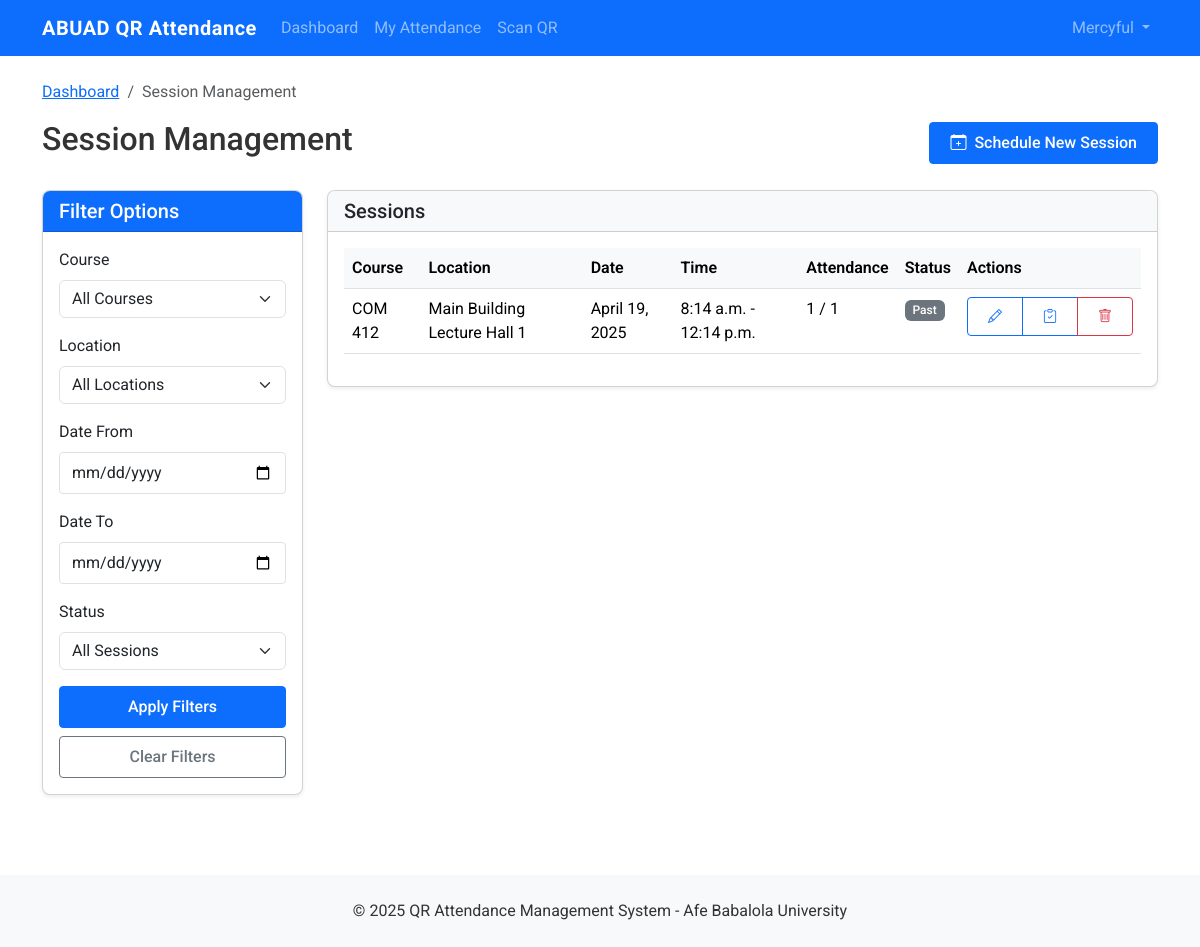
The page /session/manage/ (signed in) on the database its author committed.
### accounts/models.py (models this page shows, shortened)
class User(AbstractUser):
    USER_TYPE_CHOICES = (
        ('admin', 'Admin'),
        ('lecturer', 'Lecturer'),
        ('student', 'Student'),
    )
    user_type = models.CharField(max_length=10, choices=USER_TYPE_CHOICES, default='student')
    department = models.CharField(max_length=100, blank=True, null=True)
    matric_number = models.CharField(max_length=20, blank=True, null=True)
    profile_picture = models.ImageField(upload_to='profile_pics/', blank=True, null=True)

### core/models.py (models this page shows, shortened)
class Session(models.Model):
    course = models.ForeignKey(Course, on_delete=models.CASCADE, related_name='sessions')
    location = models.ForeignKey(Location, on_delete=models.CASCADE)
    date = models.DateField()
    start_time = models.TimeField()
    end_time = models.TimeField()
    is_active = models.BooleanField(default=False)
    class Meta:
        ordering = ['-date', 'start_time']

class Course(models.Model):
    code = models.CharField(max_length=20, unique=True)
    title = models.CharField(max_length=200)
    description = models.TextField(blank=True, null=True)
    lecturer = models.ForeignKey(
        settings.AUTH_USER_MODEL,
        on_delete=models.CASCADE,
        related_name='courses',
        limit_choices_to={'user_type': 'lecturer'}
    )
    students = models.ManyToManyField(
        settings.AUTH_USER_MODEL,
        related_name='enrolled_courses',
        limit_choices_to={'user_type': 'student'},
        blank=True
    )
    created_at = models.DateTimeField(auto_now_add=True)
    updated_at = models.DateTimeField(auto_now=True)
    is_active = models.BooleanField(default=True)  # Add this line
    class Meta:
        ordering = ['code']

class Location(models.Model):
    name = models.CharField(max_length=100)
    building = models.CharField(max_length=100)
    room_number = models.CharField(max_length=20, blank=True, null=True)
    latitude = models.DecimalField(max_digits=9, decimal_places=6)
    longitude = models.DecimalField(max_digits=9, decimal_places=6)
    radius = models.IntegerField(default=50, help_text="Radius in meters for geofencing")
    created_at = models.DateTimeField(auto_now_add=True)
    is_active = models.BooleanField(default=True)
    class Meta:
        unique_together = ['building', 'room_number']

### core/view_management.py (the view, shortened to what this page needs)
# urls.py: path('session/manage/', views.session_management, name='session_management'),
@login_required
def session_management(request):
    selected_course = request.GET.get('course', '')
    selected_location = request.GET.get('location', '')
    date_from = request.GET.get('date_from', '')
    date_to = request.GET.get('date_to', '')
    status = request.GET.get('status', '')
    if request.user.user_type == 'lecturer':
        courses = Course.objects.filter(lecturer=request.user, is_active=True)
    else:
        courses = Course.objects.filter(is_active=True)
    locations = Location.objects.filter(is_active=True)
    sessions = Session.objects.select_related('course', 'location').annotate(
        attendance_count=Count('attendances')
    )
    if selected_course:
        sessions = sessions.filter(course_id=selected_course)
    if selected_location:
        sessions = sessions.filter(location_id=selected_location)
    if date_from:
        try:
            date_from_obj = datetime.strptime(date_from, '%Y-%m-%d').date()
            sessions = sessions.filter(date__gte=date_from_obj)
        except ValueError:
            pass
    if date_to:
        try:
            date_to_obj = datetime.strptime(date_to, '%Y-%m-%d').date()
            sessions = sessions.filter(date__lte=date_to_obj)
        except ValueError:
            pass
    today = timezone.now().date()
    now = timezone.now().time()
    if status == 'active':
        sessions = sessions.filter(is_active=True)
    elif status == 'inactive':
        sessions = sessions.filter(is_active=False)
    elif status == 'upcoming':
        sessions = sessions.filter(
            is_active=True,
            date__gt=today
        ).filter(
            Q(date=today, start_time__gt=now) | Q(date__gt=today))
    elif status == 'past':
        sessions = sessions.filter(
            Q(date__lt=today) | Q(date=today, end_time__lt=now)
        )
    sessions = sessions.order_by('-date', 'start_time')
    paginator = Paginator(sessions, 25)  # Show 25 sessions per page
    page_number = request.GET.get('page')
    page_obj = paginator.get_page(page_number)
    for session in page_obj:
        session.is_upcoming = session.date > today or (session.date == today and session.start_time > now)
        session.is_ongoing = (
            session.date == today and
            session.start_time <= now <= session.end_time
        )
    context = {
        'courses': courses,
        'locations': locations,
        'active_locations': Location.objects.filter(is_active=True),
        'sessions': page_obj,
        'page_obj': page_obj,
        'is_paginated': page_obj.has_other_pages(),
        'selected_course': int(selected_course) if selected_course else '',
        'selected_location': int(selected_location) if selected_location else '',
        'date_from': date_from,
        'date_to': date_to,
        'status': status,
    }
    return render(request, 'core/management/session_management.html', context)

### templates/core/management/session_management.html (shortened to what this page needs)
{% extends 'base.html' %}
{% load django_bootstrap5 %}
{% block content %}
<div class="row">
    <div class="col-md-12 mb-4">
        <nav aria-label="breadcrumb">
            <ol class="breadcrumb">
                <li class="breadcrumb-item"><a href="{% url 'dashboard' %}">Dashboard</a></li>
                <li class="breadcrumb-item active" aria-current="page">Session Management</li>
            </ol>
        </nav>
        <div class="d-flex justify-content-between align-items-center">
            <h2>Session Management</h2>
            <div>
                <button type="button" class="btn btn-primary" data-bs-toggle="modal" data-bs-target="#createSessionModal">
                    <i class="bi bi-calendar-plus me-1"></i> Schedule New Session
                </button>
            </div>
        </div>
    </div>
</div>
<div class="row">
    <div class="col-md-3 mb-4">
        <div class="card shadow-sm">
            <div class="card-header bg-primary text-white">
                <h5 class="mb-0">Filter Options</h5>
            </div>
            <div class="card-body">
                <form method="get" action="{% url 'session_management' %}">
                    <div class="mb-3">
                        <label for="course" class="form-label">Course</label>
                        <select class="form-select" id="course" name="course">
                            <option value="">All Courses</option>
                        </select>
                    </div>
                    <div class="mb-3">
                        <label for="location" class="form-label">Location</label>
                        <select class="form-select" id="location" name="location">
                            <option value="">All Locations</option>
                        </select>
                    </div>
                    <div class="mb-3">
                        <label for="date_from" class="form-label">Date From</label>
                        <input type="date" class="form-control" id="date_from" name="date_from" value="{{ date_from|date:'Y-m-d' }}">
                    </div>
                    <div class="mb-3">
                        <label for="date_to" class="form-label">Date To</label>
                        <input type="date" class="form-control" id="date_to" name="date_to" value="{{ date_to|date:'Y-m-d' }}">
                    </div>
                    <div class="mb-3">
                        <label for="status" class="form-label">Status</label>
                        <select class="form-select" id="status" name="status">
                            <option value="">All Sessions</option>
                        </select>
                    </div>
                    <div class="d-grid gap-2">
                        <button type="submit" class="btn btn-primary">Apply Filters</button>
                        <a href="{% url 'session_management' %}" class="btn btn-outline-secondary">Clear Filters</a>
                    </div>
                </form>
            </div>
        </div>
    </div>
    <div class="col-md-9 mb-4">
        <div class="card shadow-sm">
            <div class="card-header bg-light">
                <h5 class="mb-0">Sessions</h5>
            </div>
            <div class="card-body">
                {% if sessions %}
                    <div class="table-responsive">
                        <table class="table table-hover">
                            <thead>
                                <tr>
                                    <th>Course</th>
                                    <th>Location</th>
                                    <th>Date</th>
                                    <th>Time</th>
                                    <th>Attendance</th>
                                    <th>Status</th>
                                    <th>Actions</th>
                                </tr>
                            </thead>
                            <tbody>
                                {% for session in sessions %}
                                <tr>
                                    <td>{{ session.course.code }}</td>
                                    <td>{{ session.location.name }}</td>
                                    <td>{{ session.date }}</td>
                                    <td>{{ session.start_time }} - {{ session.end_time }}</td>
                                    <td>{{ session.attendance_count }} / {{ session.course.students.count }}</td>
                                    <td>
                                        {% if session.is_active %}
                                            {% if session.is_upcoming %}
                                                <span class="badge bg-info">Upcoming</span>
                                            {% elif session.is_ongoing %}
                                                <span class="badge bg-success">Ongoing</span>
                                            {% else %}
                                                <span class="badge bg-secondary">Past</span>
                                            {% endif %}
                                        {% else %}
                                            <span class="badge bg-danger">Cancelled</span>
                                        {% endif %}
                                    </td>
                                    <td>
                                        <div class="btn-group btn-group-sm" role="group">
                                            <button type="button" class="btn btn-outline-primary edit-session-btn"
                                                    data-bs-toggle="modal" data-bs-target="#editSessionModal"
                                                    data-session-id="{{ session.id }}"
                                                    data-course-id="{{ session.course.id }}"
                                                    data-location-id="{{ session.location.id }}"
                                                    data-date="{{ session.date|date:'Y-m-d' }}"
                                                    data-start-time="{{ session.start_time|time:'H:i' }}"
                                                    data-end-time="{{ session.end_time|time:'H:i' }}"
                                                    data-is-active="{{ session.is_active|yesno:'true,false' }}"
                                                    title="Edit Session">
                                                <i class="bi bi-pencil"></i>
                                            </button>
                                            <a href="{% url 'attendance_list' %}?session={{ session.id }}" class="btn btn-outline-primary" title="View Attendance">
                                                <i class="bi bi-clipboard-check"></i>
                                            </a>
                                            <button type="button" class="btn btn-outline-danger delete-session-btn"
                                                    data-bs-toggle="modal" data-bs-target="#deleteSessionModal"
                                                    data-session-id="{{ session.id }}"
                                                    data-course-code="{{ session.course.code }}"
                                                    data-session-date="{{ session.date }}"
                                                    title="Delete Session">
                                                <i class="bi bi-trash"></i>
                                            </button>
                                        </div>
                                    </td>
                                </tr>
                                {% endfor %}
                            </tbody>
                        </table>
                    </div>
                {% else %}
                    <p class="text-center text-muted">No sessions found matching the selected criteria.</p>
                {% endif %}
            </div>
        </div>
    </div>
</div>
{% endblock %}

### templates/base.html (shortened to what this page needs)
{% load django_bootstrap5 %}
{% load static %}
<!DOCTYPE html>
<html lang="en">
<head>
    {% bootstrap_css %}
    <link rel="stylesheet" href="https://cdn.jsdelivr.net/npm/bootstrap-icons@1.11.0/font/bootstrap-icons.css">
    <link rel="stylesheet" href="{% static 'css/custom.css' %}">
</head>
<body>
    <nav class="navbar navbar-expand-lg navbar-dark bg-primary">
        <div class="container">
            <a class="navbar-brand" href="/">ABUAD QR Attendance</a>
            <div class="collapse navbar-collapse" id="navbarNav">
                <ul class="navbar-nav me-auto">
                    {% if user.is_authenticated %}
                        <li class="nav-item">
                            <a class="nav-link" href="{% url 'dashboard' %}">Dashboard</a>
                        </li>
                        {% if user.user_type == 'lecturer' %}
                            <li class="nav-item">
                                <a class="nav-link" href="{% url 'course_list' %}">My Courses</a>
                            </li>
                            <li class="nav-item">
                                <a class="nav-link" href="{% url 'generate_qrcode' %}">Generate QR</a>
                            </li>
                        {% elif user.user_type == 'student' %}
                            <li class="nav-item">
                                <a class="nav-link" href="{% url 'attendance_list' %}">My Attendance</a>
                            </li>
                            <li class="nav-item">
                                <a class="nav-link" href="{% url 'scan_qrcode' %}">Scan QR</a>
                            </li>
                        {% endif %}
                    {% endif %}
                </ul>
                <ul class="navbar-nav">
                    {% if user.is_authenticated %}
                        <li class="nav-item dropdown">
                            <a class="nav-link dropdown-toggle" href="#" id="navbarDropdown" role="button" data-bs-toggle="dropdown" aria-expanded="false">
                                {{ user.username }}
                            </a>
                        </li>
                    {% endif %}
                </ul>
            </div>
        </div>
    </nav>
    <div class="container main-content py-4">
        {% block content %}{% endblock %}
    </div>
    <footer class="footer text-center">
        <div class="container">
            <p class="mb-0">&copy; {% now "Y" %} QR Attendance Management System - Afe Babalola University</p>
        </div>
    </footer>
</body>
</html>

### rows shown on the page
User: username "Mercyful"
Session: course.code "COM 412", location.name "Main Building Lecture Hall 1", date "April 19, 2025", start_time "8:14 a.m.", end_time "12:14 p.m.", attendance_count "1", course.students.count "1", is_active "Past"
